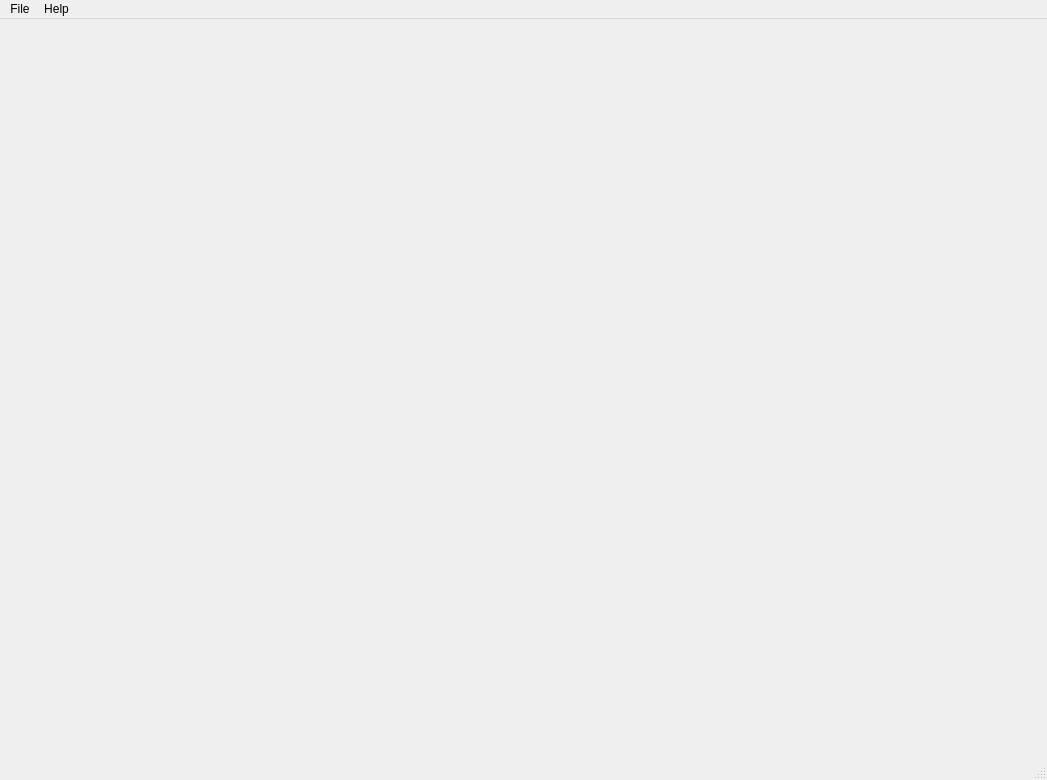
<?xml version="1.0" encoding="UTF-8"?>
<ui version="4.0">
 <class>MainWindow</class>
 <widget class="QMainWindow" name="MainWindow">
  <property name="geometry">
   <rect>
    <x>0</x>
    <y>0</y>
    <width>1047</width>
    <height>780</height>
   </rect>
  </property>
  <property name="windowTitle">
   <string>Skeletonization</string>
  </property>
  <widget class="QWidget" name="centralwidget">
   <layout class="QGridLayout" name="gridLayout">
    <item row="0" column="0">
     <widget class="Renderer" name="widgetMesh" native="true">
      <property name="sizePolicy">
       <sizepolicy hsizetype="Expanding" vsizetype="Expanding">
        <horstretch>0</horstretch>
        <verstretch>0</verstretch>
       </sizepolicy>
      </property>
      <property name="maximumSize">
       <size>
        <width>16777215</width>
        <height>16777215</height>
       </size>
      </property>
     </widget>
    </item>
   </layout>
  </widget>
  <widget class="QMenuBar" name="menubar">
   <property name="geometry">
    <rect>
     <x>0</x>
     <y>0</y>
     <width>1047</width>
     <height>21</height>
    </rect>
   </property>
   <widget class="QMenu" name="menuFile">
    <property name="title">
     <string>File</string>
    </property>
    <addaction name="actionLoad"/>
    <addaction name="actionSave_2"/>
    <addaction name="separator"/>
    <addaction name="actionCreate_Skeleton"/>
    <addaction name="actionIterateOnce"/>
    <addaction name="separator"/>
    <addaction name="actionExit"/>
   </widget>
   <widget class="QMenu" name="menuHelp">
    <property name="title">
     <string>Help</string>
    </property>
    <addaction name="actionAbout"/>
   </widget>
   <addaction name="menuFile"/>
   <addaction name="menuHelp"/>
  </widget>
  <widget class="QStatusBar" name="statusbar"/>
  <action name="actionLoad">
   <property name="text">
    <string>Load Mesh...</string>
   </property>
   <property name="iconText">
    <string>Load</string>
   </property>
  </action>
  <action name="actionSaveAs">
   <property name="text">
    <string>Save As...</string>
   </property>
  </action>
  <action name="actionExit">
   <property name="text">
    <string>Exit</string>
   </property>
  </action>
  <action name="actionSaveMesh">
   <property name="text">
    <string>Export Mesh</string>
   </property>
  </action>
  <action name="actionNew">
   <property name="text">
    <string>New...</string>
   </property>
  </action>
  <action name="actionSave">
   <property name="text">
    <string>Save</string>
   </property>
  </action>
  <action name="actionSave_2">
   <property name="text">
    <string>Save Skeleton...</string>
   </property>
  </action>
  <action name="actionAbout">
   <property name="text">
    <string>About Skeletonization...</string>
   </property>
  </action>
  <action name="actionCreate_Skeleton">
   <property name="text">
    <string>Create Skeleton</string>
   </property>
  </action>
  <action name="actionIterateOnce">
   <property name="text">
    <string>Itereate Once</string>
   </property>
  </action>
 </widget>
 <customwidgets>
  <customwidget>
   <class>Renderer</class>
   <extends>QWidget</extends>
   <header location="global">Renderer.h</header>
   <container>1</container>
  </customwidget>
 </customwidgets>
 <resources/>
 <connections/>
</ui>
